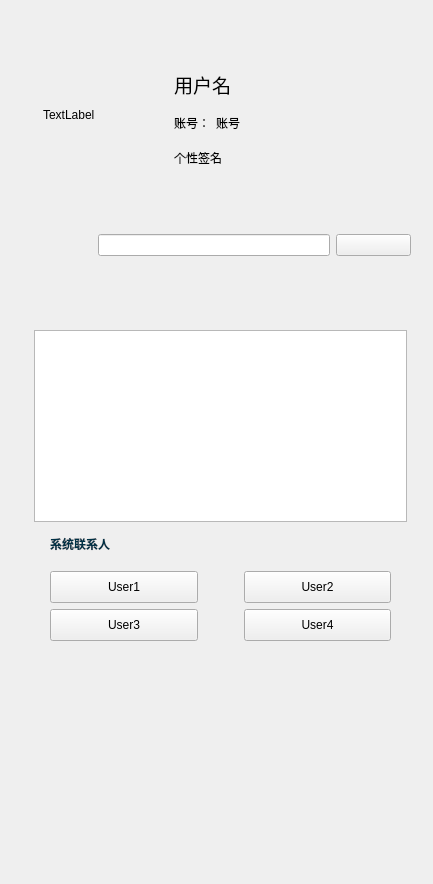
<?xml version="1.0" encoding="UTF-8"?>
<ui version="4.0">
 <class>ChooseUser</class>
 <widget class="QWidget" name="ChooseUser">
  <property name="geometry">
   <rect>
    <x>0</x>
    <y>0</y>
    <width>433</width>
    <height>884</height>
   </rect>
  </property>
  <property name="windowTitle">
   <string>Form</string>
  </property>
  <property name="styleSheet">
   <string notr="true">QWidget#ChooseUser{
background-image:
url(:/pix/background/main.jpg);}</string>
  </property>
  <widget class="QWidget" name="">
   <property name="geometry">
    <rect>
     <x>10</x>
     <y>10</y>
     <width>421</width>
     <height>831</height>
    </rect>
   </property>
   <layout class="QVBoxLayout" name="verticalLayout_4">
    <item>
     <layout class="QGridLayout" name="gridLayout_6">
      <item row="1" column="3">
       <spacer name="horizontalSpacer_6">
        <property name="orientation">
         <enum>Qt::Horizontal</enum>
        </property>
        <property name="sizeType">
         <enum>QSizePolicy::Fixed</enum>
        </property>
        <property name="sizeHint" stdset="0">
         <size>
          <width>15</width>
          <height>20</height>
         </size>
        </property>
       </spacer>
      </item>
      <item row="1" column="0">
       <spacer name="horizontalSpacer_4">
        <property name="orientation">
         <enum>Qt::Horizontal</enum>
        </property>
        <property name="sizeType">
         <enum>QSizePolicy::Fixed</enum>
        </property>
        <property name="sizeHint" stdset="0">
         <size>
          <width>23</width>
          <height>20</height>
         </size>
        </property>
       </spacer>
      </item>
      <item row="1" column="1">
       <spacer name="verticalSpacer_2">
        <property name="orientation">
         <enum>Qt::Vertical</enum>
        </property>
        <property name="sizeType">
         <enum>QSizePolicy::Preferred</enum>
        </property>
        <property name="sizeHint" stdset="0">
         <size>
          <width>10</width>
          <height>110</height>
         </size>
        </property>
       </spacer>
      </item>
      <item row="1" column="2">
       <widget class="QLabel" name="headLabel">
        <property name="text">
         <string>TextLabel</string>
        </property>
       </widget>
      </item>
      <item row="1" column="5">
       <spacer name="horizontalSpacer_5">
        <property name="orientation">
         <enum>Qt::Horizontal</enum>
        </property>
        <property name="sizeHint" stdset="0">
         <size>
          <width>40</width>
          <height>20</height>
         </size>
        </property>
       </spacer>
      </item>
      <item row="0" column="2">
       <spacer name="verticalSpacer">
        <property name="orientation">
         <enum>Qt::Vertical</enum>
        </property>
        <property name="sizeType">
         <enum>QSizePolicy::Preferred</enum>
        </property>
        <property name="sizeHint" stdset="0">
         <size>
          <width>110</width>
          <height>50</height>
         </size>
        </property>
       </spacer>
      </item>
      <item row="1" column="4">
       <layout class="QHBoxLayout" name="horizontalLayout_3">
        <item>
         <layout class="QVBoxLayout" name="verticalLayout">
          <item>
           <spacer name="verticalSpacer_5">
            <property name="orientation">
             <enum>Qt::Vertical</enum>
            </property>
            <property name="sizeType">
             <enum>QSizePolicy::Fixed</enum>
            </property>
            <property name="sizeHint" stdset="0">
             <size>
              <width>20</width>
              <height>10</height>
             </size>
            </property>
           </spacer>
          </item>
          <item>
           <layout class="QHBoxLayout" name="horizontalLayout">
            <item>
             <widget class="QLabel" name="userNameLabel">
              <property name="font">
               <font>
                <family>微软雅黑</family>
                <pointsize>14</pointsize>
               </font>
              </property>
              <property name="text">
               <string>用户名</string>
              </property>
             </widget>
            </item>
           </layout>
          </item>
          <item>
           <spacer name="verticalSpacer_3">
            <property name="orientation">
             <enum>Qt::Vertical</enum>
            </property>
            <property name="sizeType">
             <enum>QSizePolicy::Fixed</enum>
            </property>
            <property name="sizeHint" stdset="0">
             <size>
              <width>20</width>
              <height>5</height>
             </size>
            </property>
           </spacer>
          </item>
          <item>
           <layout class="QHBoxLayout" name="horizontalLayout_2">
            <item>
             <widget class="QLabel" name="label_2">
              <property name="font">
               <font>
                <family>微软雅黑</family>
               </font>
              </property>
              <property name="text">
               <string>账号：</string>
              </property>
             </widget>
            </item>
            <item>
             <widget class="QLabel" name="userAccountLabel">
              <property name="font">
               <font>
                <family>微软雅黑</family>
               </font>
              </property>
              <property name="text">
               <string>账号</string>
              </property>
             </widget>
            </item>
            <item>
             <spacer name="horizontalSpacer_10">
              <property name="orientation">
               <enum>Qt::Horizontal</enum>
              </property>
              <property name="sizeHint" stdset="0">
               <size>
                <width>40</width>
                <height>20</height>
               </size>
              </property>
             </spacer>
            </item>
           </layout>
          </item>
          <item>
           <spacer name="verticalSpacer_4">
            <property name="orientation">
             <enum>Qt::Vertical</enum>
            </property>
            <property name="sizeType">
             <enum>QSizePolicy::Fixed</enum>
            </property>
            <property name="sizeHint" stdset="0">
             <size>
              <width>20</width>
              <height>5</height>
             </size>
            </property>
           </spacer>
          </item>
          <item>
           <widget class="QLabel" name="userSignLabel">
            <property name="font">
             <font>
              <family>微软雅黑</family>
             </font>
            </property>
            <property name="text">
             <string>个性签名</string>
            </property>
           </widget>
          </item>
         </layout>
        </item>
       </layout>
      </item>
      <item row="2" column="4">
       <spacer name="verticalSpacer_7">
        <property name="orientation">
         <enum>Qt::Vertical</enum>
        </property>
        <property name="sizeType">
         <enum>QSizePolicy::Fixed</enum>
        </property>
        <property name="sizeHint" stdset="0">
         <size>
          <width>20</width>
          <height>15</height>
         </size>
        </property>
       </spacer>
      </item>
     </layout>
    </item>
    <item>
     <layout class="QGridLayout" name="gridLayout_10">
      <item row="0" column="3">
       <widget class="QPushButton" name="pushButtonGetNewFriend">
        <property name="sizePolicy">
         <sizepolicy hsizetype="Expanding" vsizetype="Preferred">
          <horstretch>0</horstretch>
          <verstretch>0</verstretch>
         </sizepolicy>
        </property>
        <property name="styleSheet">
         <string notr="true">QPushButton
{
border-image:url(:/pix/button/add_friend.png);
}</string>
        </property>
        <property name="text">
         <string/>
        </property>
       </widget>
      </item>
      <item row="0" column="0">
       <spacer name="verticalSpacer_8">
        <property name="orientation">
         <enum>Qt::Vertical</enum>
        </property>
        <property name="sizeType">
         <enum>QSizePolicy::Preferred</enum>
        </property>
        <property name="sizeHint" stdset="0">
         <size>
          <width>20</width>
          <height>22</height>
         </size>
        </property>
       </spacer>
      </item>
      <item row="0" column="1">
       <spacer name="horizontalSpacer_2">
        <property name="orientation">
         <enum>Qt::Horizontal</enum>
        </property>
        <property name="sizeType">
         <enum>QSizePolicy::Preferred</enum>
        </property>
        <property name="sizeHint" stdset="0">
         <size>
          <width>58</width>
          <height>10</height>
         </size>
        </property>
       </spacer>
      </item>
      <item row="0" column="2">
       <widget class="QLineEdit" name="lineEditFriendId">
        <property name="sizePolicy">
         <sizepolicy hsizetype="Expanding" vsizetype="Fixed">
          <horstretch>0</horstretch>
          <verstretch>0</verstretch>
         </sizepolicy>
        </property>
       </widget>
      </item>
      <item row="1" column="2">
       <spacer name="horizontalSpacer_7">
        <property name="orientation">
         <enum>Qt::Horizontal</enum>
        </property>
        <property name="sizeType">
         <enum>QSizePolicy::Preferred</enum>
        </property>
        <property name="sizeHint" stdset="0">
         <size>
          <width>232</width>
          <height>5</height>
         </size>
        </property>
       </spacer>
      </item>
      <item row="1" column="0">
       <spacer name="horizontalSpacer_18">
        <property name="orientation">
         <enum>Qt::Horizontal</enum>
        </property>
        <property name="sizeType">
         <enum>QSizePolicy::Preferred</enum>
        </property>
        <property name="sizeHint" stdset="0">
         <size>
          <width>30</width>
          <height>5</height>
         </size>
        </property>
       </spacer>
      </item>
      <item row="0" column="4">
       <spacer name="horizontalSpacer_8">
        <property name="orientation">
         <enum>Qt::Horizontal</enum>
        </property>
        <property name="sizeType">
         <enum>QSizePolicy::Fixed</enum>
        </property>
        <property name="sizeHint" stdset="0">
         <size>
          <width>20</width>
          <height>15</height>
         </size>
        </property>
       </spacer>
      </item>
     </layout>
    </item>
    <item>
     <layout class="QHBoxLayout" name="horizontalLayout_4">
      <item>
       <spacer name="horizontalSpacer_3">
        <property name="orientation">
         <enum>Qt::Horizontal</enum>
        </property>
        <property name="sizeType">
         <enum>QSizePolicy::Fixed</enum>
        </property>
        <property name="sizeHint" stdset="0">
         <size>
          <width>24</width>
          <height>100</height>
         </size>
        </property>
       </spacer>
      </item>
      <item>
       <layout class="QVBoxLayout" name="verticalLayout_2">
        <item>
         <spacer name="verticalSpacer_6">
          <property name="orientation">
           <enum>Qt::Vertical</enum>
          </property>
          <property name="sizeType">
           <enum>QSizePolicy::Fixed</enum>
          </property>
          <property name="sizeHint" stdset="0">
           <size>
            <width>20</width>
            <height>20</height>
           </size>
          </property>
         </spacer>
        </item>
        <item>
         <widget class="QListWidget" name="listWidgetFriend">
          <property name="sizePolicy">
           <sizepolicy hsizetype="Minimum" vsizetype="Minimum">
            <horstretch>0</horstretch>
            <verstretch>0</verstretch>
           </sizepolicy>
          </property>
         </widget>
        </item>
       </layout>
      </item>
      <item>
       <spacer name="horizontalSpacer_9">
        <property name="orientation">
         <enum>Qt::Horizontal</enum>
        </property>
        <property name="sizeType">
         <enum>QSizePolicy::Fixed</enum>
        </property>
        <property name="sizeHint" stdset="0">
         <size>
          <width>24</width>
          <height>100</height>
         </size>
        </property>
       </spacer>
      </item>
     </layout>
    </item>
    <item>
     <layout class="QVBoxLayout" name="verticalLayout_3">
      <item>
       <layout class="QHBoxLayout" name="horizontalLayout_7">
        <item>
         <spacer name="horizontalSpacer_17">
          <property name="orientation">
           <enum>Qt::Horizontal</enum>
          </property>
          <property name="sizeType">
           <enum>QSizePolicy::Fixed</enum>
          </property>
          <property name="sizeHint" stdset="0">
           <size>
            <width>40</width>
            <height>30</height>
           </size>
          </property>
         </spacer>
        </item>
        <item>
         <widget class="QLabel" name="setFriendLabel">
          <property name="font">
           <font>
            <family>微软雅黑</family>
           </font>
          </property>
          <property name="text">
           <string>&lt;html&gt;&lt;head/&gt;&lt;body&gt;&lt;p&gt;&lt;span style=&quot; font-weight:600; color:#003246;&quot;&gt;  系统联系人&lt;/span&gt;&lt;/p&gt;&lt;/body&gt;&lt;/html&gt;</string>
          </property>
         </widget>
        </item>
        <item>
         <spacer name="horizontalSpacer">
          <property name="orientation">
           <enum>Qt::Horizontal</enum>
          </property>
          <property name="sizeHint" stdset="0">
           <size>
            <width>40</width>
            <height>20</height>
           </size>
          </property>
         </spacer>
        </item>
       </layout>
      </item>
      <item>
       <spacer name="verticalSpacer_9">
        <property name="orientation">
         <enum>Qt::Vertical</enum>
        </property>
        <property name="sizeType">
         <enum>QSizePolicy::Fixed</enum>
        </property>
        <property name="sizeHint" stdset="0">
         <size>
          <width>20</width>
          <height>5</height>
         </size>
        </property>
       </spacer>
      </item>
      <item>
       <layout class="QHBoxLayout" name="horizontalLayout_5">
        <item>
         <spacer name="horizontalSpacer_11">
          <property name="orientation">
           <enum>Qt::Horizontal</enum>
          </property>
          <property name="sizeType">
           <enum>QSizePolicy::Fixed</enum>
          </property>
          <property name="sizeHint" stdset="0">
           <size>
            <width>40</width>
            <height>20</height>
           </size>
          </property>
         </spacer>
        </item>
        <item>
         <widget class="QPushButton" name="user1">
          <property name="sizePolicy">
           <sizepolicy hsizetype="Preferred" vsizetype="Preferred">
            <horstretch>0</horstretch>
            <verstretch>0</verstretch>
           </sizepolicy>
          </property>
          <property name="text">
           <string>User1</string>
          </property>
         </widget>
        </item>
        <item>
         <spacer name="horizontalSpacer_15">
          <property name="orientation">
           <enum>Qt::Horizontal</enum>
          </property>
          <property name="sizeType">
           <enum>QSizePolicy::Fixed</enum>
          </property>
          <property name="sizeHint" stdset="0">
           <size>
            <width>40</width>
            <height>20</height>
           </size>
          </property>
         </spacer>
        </item>
        <item>
         <widget class="QPushButton" name="user2">
          <property name="sizePolicy">
           <sizepolicy hsizetype="Preferred" vsizetype="Preferred">
            <horstretch>0</horstretch>
            <verstretch>0</verstretch>
           </sizepolicy>
          </property>
          <property name="text">
           <string>User2</string>
          </property>
         </widget>
        </item>
        <item>
         <spacer name="horizontalSpacer_13">
          <property name="orientation">
           <enum>Qt::Horizontal</enum>
          </property>
          <property name="sizeType">
           <enum>QSizePolicy::Fixed</enum>
          </property>
          <property name="sizeHint" stdset="0">
           <size>
            <width>40</width>
            <height>20</height>
           </size>
          </property>
         </spacer>
        </item>
       </layout>
      </item>
      <item>
       <layout class="QHBoxLayout" name="horizontalLayout_6">
        <item>
         <spacer name="horizontalSpacer_12">
          <property name="orientation">
           <enum>Qt::Horizontal</enum>
          </property>
          <property name="sizeType">
           <enum>QSizePolicy::Fixed</enum>
          </property>
          <property name="sizeHint" stdset="0">
           <size>
            <width>40</width>
            <height>20</height>
           </size>
          </property>
         </spacer>
        </item>
        <item>
         <widget class="QPushButton" name="user3">
          <property name="sizePolicy">
           <sizepolicy hsizetype="Preferred" vsizetype="Preferred">
            <horstretch>0</horstretch>
            <verstretch>0</verstretch>
           </sizepolicy>
          </property>
          <property name="text">
           <string>User3</string>
          </property>
         </widget>
        </item>
        <item>
         <spacer name="horizontalSpacer_16">
          <property name="orientation">
           <enum>Qt::Horizontal</enum>
          </property>
          <property name="sizeType">
           <enum>QSizePolicy::Fixed</enum>
          </property>
          <property name="sizeHint" stdset="0">
           <size>
            <width>40</width>
            <height>20</height>
           </size>
          </property>
         </spacer>
        </item>
        <item>
         <widget class="QPushButton" name="user4">
          <property name="sizePolicy">
           <sizepolicy hsizetype="Preferred" vsizetype="Preferred">
            <horstretch>0</horstretch>
            <verstretch>0</verstretch>
           </sizepolicy>
          </property>
          <property name="text">
           <string>User4</string>
          </property>
         </widget>
        </item>
        <item>
         <spacer name="horizontalSpacer_14">
          <property name="orientation">
           <enum>Qt::Horizontal</enum>
          </property>
          <property name="sizeType">
           <enum>QSizePolicy::Fixed</enum>
          </property>
          <property name="sizeHint" stdset="0">
           <size>
            <width>40</width>
            <height>20</height>
           </size>
          </property>
         </spacer>
        </item>
       </layout>
      </item>
     </layout>
    </item>
    <item>
     <spacer name="verticalSpacer_10">
      <property name="orientation">
       <enum>Qt::Vertical</enum>
      </property>
      <property name="sizeType">
       <enum>QSizePolicy::Fixed</enum>
      </property>
      <property name="sizeHint" stdset="0">
       <size>
        <width>20</width>
        <height>200</height>
       </size>
      </property>
     </spacer>
    </item>
   </layout>
  </widget>
 </widget>
 <resources/>
 <connections/>
</ui>
